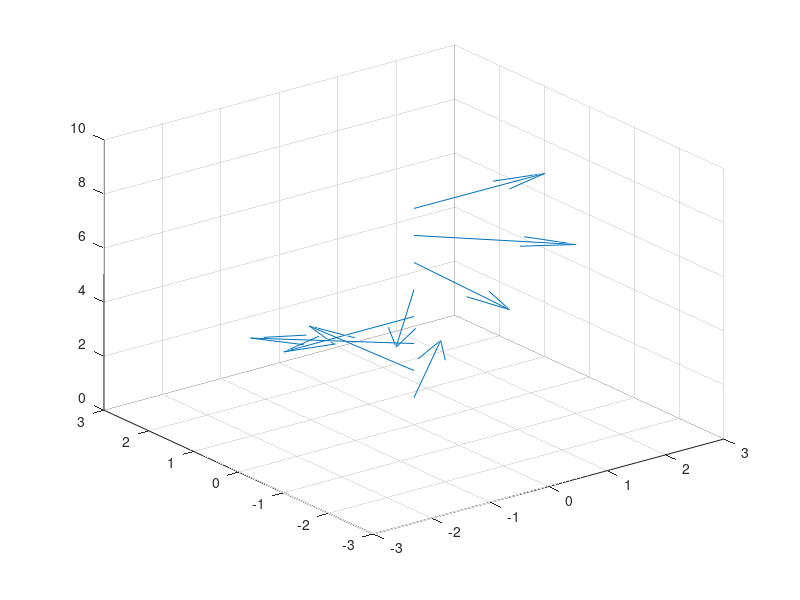

Source code (MATLAB):
%Cone_plot takes the value of A and H and which optimizes the value of 
%Continuum free energy using a initial vector p0. and plots the data to
%visualize a elliptic cone in Dresselhaus Limit.
clear;
K=0.5;
H=0;
D=0;

%s is a function of p. three component of s corresponds to x, y and z axes respectively.
%p is set containing variables theta(i) and phi(i)
%the 21st variable of p contains L.
size=8;
p0=ones(1,2*size+1);
p0(2*size+1)=size;
for i=1:size
    p0(i)=pi/2;
    p0(i+size)=i*2*pi/size;
end
del=@(p)abs(p(2*size+1)/size);%del is step size in L. del=L/size.

s=cell(3,size);
for i=1:size
    j=size+i;
    s{1,i}=@(p)(cos(p(j))*sin(p(i)))*del(p);
    s{2,i}=@(p)(sin(p(j))*sin(p(i)))*del(p);
    s{3,i}=@(p)cos(p(i))*del(p);
end
%Boundary Conditions
s{1,size+1}=@(p)(cos(p(size+1))*sin(p(1)))*del(p);
s{2,size+1}=@(p)(sin(p(size+1))*sin(p(1)))*del(p);
s{3,size+1}=@(p)cos(p(1))*del(p);

F=@(p)0; %F is the Continum free energy functions

for i=1:size
    t1=@(p)0.5*((s{1,i+1}(p)-s{1,i}(p))^2+(s{2,i+1}(p)-s{2,i}(p))^2+(s{3,i+1}(p)-s{3,i}(p))^2)/(del(p)^2);% 0.5*grad(n)^2
    t2=@(p)(s{2,i}(p)*(s{1,i+1}(p)-s{1,i}(p))+s{1,i}(p)*(s{2,i+1}(p)-s{2,i}(p)))/del(p); % n.curl(n)
    F=@(p)F(p)+del(p)*(t1(p)^2-t1(p)+D*t2(p)-(K/2)*(1-s{3,i}(p)^2)+(H/4)*(1-s{3,i}(p)));
end
[p,fval]=fminunc(F,p0); %Conjugate Gradient Minimization.
theta=mod(p(1:size),pi);
phi=mod(p(size+1:2*size),2*pi);
x=cos(phi).*sin(theta);
y=sin(phi).*sin(theta);
z=cos(theta);
X=zeros(1,size);
Y=zeros(1,size);
Z=1:size;
quiver3(X,Y,Z,x,y,z);
